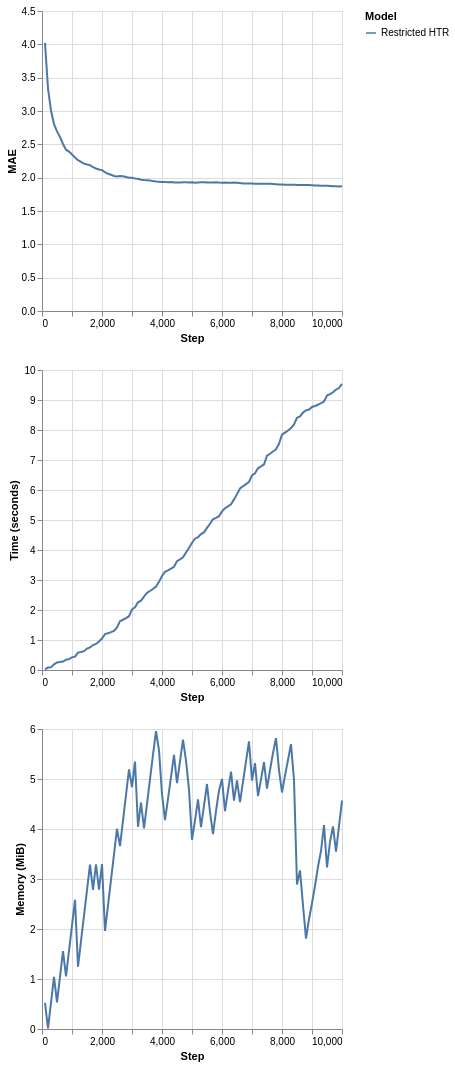

The code cell stored with this chart in its notebook:
### Markdown cell above
In our example we use the `EBSTSplitter`, which is going to discussed later. For now, is enough to know that it is a mechanism to evaluate split candidates in the trees.

As we can see, our tree uses almost 10 MiB to keep its structure. Let's say we wanted to limit our memory usage to 5 MiB. How could we do that?

Note that we are using a illustration case here. In real applications, data may be unbounded, so the trees might grow indefinitely.

HTs expose some parameters related to memory management. The user can refer to the documentation for more details on that matter. Here, we are going to focus on two parameters:

- `max_size`: determines the maximum amount of memory (in MiB) that the HT can use.
- `memory_estimate_period`: intervals after which the memory-management is triggered.

We are going to limit our HTR to 5 MiB and perform memory checks at intervals of 500 instances.

### Code cell
plot_performance(
    synth.Friedman(seed=42).take(10_000),
    metrics.MAE(),
    {
        "Restricted HTR": (
            preprocessing.StandardScaler()
            | tree.HoeffdingTreeRegressor(
                splitter=tree.splitter.EBSTSplitter(),
                max_size=5,
                memory_estimate_period=500
            )
        )
    }
)

### Figure 1 — Vega-Lite specification as saved in the notebook (floating-point values rounded to 4 significant figures)
{"config": {"view": {"continuousWidth": 300, "continuousHeight": 300}}, "vconcat": [{"mark": {"type": "line"}, "encoding": {"color": {"field": "Model", "type": "nominal"}, "x": {"field": "Step", "type": "quantitative"}, "y": {"field": "Metric", "title": "MAE", "type": "quantitative"}}}, {"mark": {"type": "line"}, "encoding": {"color": {"field": "Model", "type": "nominal"}, "x": {"field": "Step", "type": "quantitative"}, "y": {"field": "Time", "title": "Time (seconds)", "type": "quantitative"}}}, {"mark": {"type": "line"}, "encoding": {"color": {"field": "Model", "type": "nominal"}, "x": {"field": "Step", "type": "quantitative"}, "y": {"field": "Memory", "title": "Memory (MiB)", "type": "quantitative"}}}], "data": {"name": "data-7325f930ccecc55dcf5c26e1972983b7"}, "$schema": "https://vega.github.io/schema/vega-lite/v6.1.0.json", "datasets": {"data-7325f930ccecc55dcf5c26e1972983b7": [{"Step": 100, "Metric": 4.023, "Time": 0.02022, "Memory": 0.5233, "Model": "Restricted HTR"}, {"Step": 200, "Metric": 3.34, "Time": 0.08173, "Memory": 0.01348, "Model": "Restricted HTR"}, {"Step": 300, "Metric": 3.007, "Time": 0.08719, "Memory": 0.5291, "Model": "Restricted HTR"}, {"Step": 400, "Metric": 2.803, "Time": 0.1886, "Memory": 1.04, "Model": "Restricted HTR"}, {"Step": 500, "Metric": 2.695, "Time": 0.253, "Memory": 0.5344, "Model": "Restricted HTR"}, {"Step": 600, "Metric": 2.61, "Time": 0.2655, "Memory": 1.046, "Model": "Restricted HTR"}, {"Step": 700, "Metric": 2.506, "Time": 0.2836, "Memory": 1.557, "Model": "Restricted HTR"}, {"Step": 800, "Metric": 2.42, "Time": 0.3439, "Memory": 1.051, "Model": "Restricted HTR"}, {"Step": 900, "Metric": 2.391, "Time": 0.3611, "Memory": 1.562, "Model": "Restricted HTR"}, {"Step": 1000, "Metric": 2.346, "Time": 0.4206, "Memory": 2.073, "Model": "Restricted HTR"}, {"Step": 1100, "Metric": 2.303, "Time": 0.4485, "Memory": 2.584, "Model": "Restricted HTR"}, {"Step": 1200, "Metric": 2.262, "Time": 0.582, "Memory": 1.245, "Model": "Restricted HTR"}, {"Step": 1300, "Metric": 2.237, "Time": 0.6028, "Memory": 1.756, "Model": "Restricted HTR"}, {"Step": 1400, "Metric": 2.211, "Time": 0.6285, "Memory": 2.267, "Model": "Restricted HTR"}, {"Step": 1500, "Metric": 2.198, "Time": 0.7135, "Memory": 2.779, "Model": "Restricted HTR"}, {"Step": 1600, "Metric": 2.188, "Time": 0.7521, "Memory": 3.29, "Model": "Restricted HTR"}, {"Step": 1700, "Metric": 2.159, "Time": 0.8317, "Memory": 2.784, "Model": "Restricted HTR"}, {"Step": 1800, "Metric": 2.137, "Time": 0.8697, "Memory": 3.295, "Model": "Restricted HTR"}, {"Step": 1900, "Metric": 2.124, "Time": 0.9504, "Memory": 2.789, "Model": "Restricted HTR"}, {"Step": 2000, "Metric": 2.113, "Time": 1.048, "Memory": 3.3, "Model": "Restricted HTR"}, {"Step": 2100, "Metric": 2.083, "Time": 1.195, "Memory": 1.96, "Model": "Restricted HTR"}, {"Step": 2200, "Metric": 2.058, "Time": 1.225, "Memory": 2.471, "Model": "Restricted HTR"}, {"Step": 2300, "Metric": 2.043, "Time": 1.26, "Memory": 2.983, "Model": "Restricted HTR"}, {"Step": 2400, "Metric": 2.026, "Time": 1.301, "Memory": 3.494, "Model": "Restricted HTR"}, {"Step": 2500, "Metric": 2.018, "Time": 1.421, "Memory": 4.005, "Model": "Restricted HTR"}, {"Step": 2600, "Metric": 2.023, "Time": 1.628, "Memory": 3.658, "Model": "Restricted HTR"}, {"Step": 2700, "Metric": 2.02, "Time": 1.675, "Memory": 4.169, "Model": "Restricted HTR"}, {"Step": 2800, "Metric": 2.009, "Time": 1.733, "Memory": 4.68, "Model": "Restricted HTR"}, {"Step": 2900, "Metric": 1.999, "Time": 1.793, "Memory": 5.191, "Model": "Restricted HTR"}, {"Step": 3000, "Metric": 2.0, "Time": 2.022, "Memory": 4.838, "Model": "Restricted HTR"}, {"Step": 3100, "Metric": 1.987, "Time": 2.09, "Memory": 5.349, "Model": "Restricted HTR"}, {"Step": 3200, "Metric": 1.983, "Time": 2.256, "Memory": 4.045, "Model": "Restricted HTR"}, {"Step": 3300, "Metric": 1.969, "Time": 2.309, "Memory": 4.53, "Model": "Restricted HTR"}, {"Step": 3400, "Metric": 1.964, "Time": 2.443, "Memory": 4.013, "Model": "Restricted HTR"}, {"Step": 3500, "Metric": 1.96, "Time": 2.575, "Memory": 4.498, "Model": "Restricted HTR"}, {"Step": 3600, "Metric": 1.957, "Time": 2.633, "Memory": 4.999, "Model": "Restricted HTR"}, {"Step": 3700, "Metric": 1.948, "Time": 2.699, "Memory": 5.485, "Model": "Restricted HTR"}, {"Step": 3800, "Metric": 1.943, "Time": 2.781, "Memory": 5.955, "Model": "Restricted HTR"}, {"Step": 3900, "Metric": 1.94, "Time": 2.939, "Memory": 5.576, "Model": "Restricted HTR"}, {"Step": 4000, "Metric": 1.934, "Time": 3.134, "Memory": 4.698, "Model": "Restricted HTR"}, {"Step": 4100, "Metric": 1.934, "Time": 3.273, "Memory": 4.178, "Model": "Restricted HTR"}, {"Step": 4200, "Metric": 1.933, "Time": 3.324, "Memory": 4.603, "Model": "Restricted HTR"}, {"Step": 4300, "Metric": 1.934, "Time": 3.381, "Memory": 5.042, "Model": "Restricted HTR"}, {"Step": 4400, "Metric": 1.928, "Time": 3.442, "Memory": 5.482, "Model": "Restricted HTR"}, {"Step": 4500, "Metric": 1.926, "Time": 3.63, "Memory": 4.918, "Model": "Restricted HTR"}, {"Step": 4600, "Metric": 1.928, "Time": 3.691, "Memory": 5.352, "Model": "Restricted HTR"}, {"Step": 4700, "Metric": 1.93, "Time": 3.756, "Memory": 5.787, "Model": "Restricted HTR"}, {"Step": 4800, "Metric": 1.932, "Time": 3.918, "Memory": 5.37, "Model": "Restricted HTR"}, {"Step": 4900, "Metric": 1.928, "Time": 4.064, "Memory": 4.788, "Model": "Restricted HTR"}, {"Step": 5000, "Metric": 1.93, "Time": 4.242, "Memory": 3.784, "Model": "Restricted HTR"}, {"Step": 5100, "Metric": 1.925, "Time": 4.378, "Memory": 4.167, "Model": "Restricted HTR"}, {"Step": 5200, "Metric": 1.929, "Time": 4.43, "Memory": 4.591, "Model": "Restricted HTR"}, {"Step": 5300, "Metric": 1.931, "Time": 4.532, "Memory": 4.036, "Model": "Restricted HTR"}, {"Step": 5400, "Metric": 1.93, "Time": 4.587, "Memory": 4.466, "Model": "Restricted HTR"}, {"Step": 5500, "Metric": 1.926, "Time": 4.736, "Memory": 4.9, "Model": "Restricted HTR"}, {"Step": 5600, "Metric": 1.926, "Time": 4.874, "Memory": 4.338, "Model": "Restricted HTR"}, {"Step": 5700, "Metric": 1.929, "Time": 5.025, "Memory": 3.898, "Model": "Restricted HTR"}, {"Step": 5800, "Metric": 1.93, "Time": 5.073, "Memory": 4.358, "Model": "Restricted HTR"}, {"Step": 5900, "Metric": 1.927, "Time": 5.125, "Memory": 4.767, "Model": "Restricted HTR"}, {"Step": 6000, "Metric": 1.925, "Time": 5.285, "Memory": 5.0, "Model": "Restricted HTR"}, {"Step": 6100, "Metric": 1.927, "Time": 5.393, "Memory": 4.358, "Model": "Restricted HTR"}, {"Step": 6200, "Metric": 1.925, "Time": 5.456, "Memory": 4.763, "Model": "Restricted HTR"}, {"Step": 6300, "Metric": 1.925, "Time": 5.526, "Memory": 5.147, "Model": "Restricted HTR"}, {"Step": 6400, "Metric": 1.926, "Time": 5.687, "Memory": 4.569, "Model": "Restricted HTR"}, {"Step": 6500, "Metric": 1.923, "Time": 5.862, "Memory": 4.972, "Model": "Restricted HTR"}, {"Step": 6600, "Metric": 1.921, "Time": 6.051, "Memory": 4.535, "Model": "Restricted HTR"}, {"Step": 6700, "Metric": 1.914, "Time": 6.124, "Memory": 4.944, "Model": "Restricted HTR"}, {"Step": 6800, "Metric": 1.911, "Time": 6.196, "Memory": 5.353, "Model": "Restricted HTR"}, {"Step": 6900, "Metric": 1.912, "Time": 6.269, "Memory": 5.752, "Model": "Restricted HTR"}, {"Step": 7000, "Metric": 1.911, "Time": 6.484, "Memory": 4.966, "Model": "Restricted HTR"}, {"Step": 7100, "Metric": 1.91, "Time": 6.556, "Memory": 5.319, "Model": "Restricted HTR"}, {"Step": 7200, "Metric": 1.91, "Time": 6.723, "Memory": 4.661, "Model": "Restricted HTR"}, {"Step": 7300, "Metric": 1.908, "Time": 6.786, "Memory": 4.993, "Model": "Restricted HTR"}, {"Step": 7400, "Metric": 1.908, "Time": 6.856, "Memory": 5.336, "Model": "Restricted HTR"}, {"Step": 7500, "Metric": 1.91, "Time": 7.143, "Memory": 4.809, "Model": "Restricted HTR"}, {"Step": 7600, "Metric": 1.908, "Time": 7.209, "Memory": 5.177, "Model": "Restricted HTR"}, {"Step": 7700, "Metric": 1.905, "Time": 7.282, "Memory": 5.519, "Model": "Restricted HTR"}, {"Step": 7800, "Metric": 1.902, "Time": 7.359, "Memory": 5.816, "Model": "Restricted HTR"}, {"Step": 7900, "Metric": 1.899, "Time": 7.539, "Memory": 5.177, "Model": "Restricted HTR"}, {"Step": 8000, "Metric": 1.898, "Time": 7.843, "Memory": 4.731, "Model": "Restricted HTR"}, {"Step": 8100, "Metric": 1.894, "Time": 7.912, "Memory": 5.068, "Model": "Restricted HTR"}, {"Step": 8200, "Metric": 1.893, "Time": 7.984, "Memory": 5.38, "Model": "Restricted HTR"}, {"Step": 8300, "Metric": 1.894, "Time": 8.062, "Memory": 5.697, "Model": "Restricted HTR"}, {"Step": 8400, "Metric": 1.893, "Time": 8.186, "Memory": 4.984, "Model": "Restricted HTR"}, {"Step": 8500, "Metric": 1.891, "Time": 8.408, "Memory": 2.889, "Model": "Restricted HTR"}, {"Step": 8600, "Metric": 1.891, "Time": 8.451, "Memory": 3.172, "Model": "Restricted HTR"}, {"Step": 8700, "Metric": 1.891, "Time": 8.58, "Memory": 2.471, "Model": "Restricted HTR"}, {"Step": 8800, "Metric": 1.89, "Time": 8.656, "Memory": 1.806, "Model": "Restricted HTR"}, {"Step": 8900, "Metric": 1.889, "Time": 8.684, "Memory": 2.196, "Model": "Restricted HTR"}, {"Step": 9000, "Metric": 1.887, "Time": 8.767, "Memory": 2.514, "Model": "Restricted HTR"}, {"Step": 9100, "Metric": 1.882, "Time": 8.801, "Memory": 2.862, "Model": "Restricted HTR"}, {"Step": 9200, "Metric": 1.882, "Time": 8.84, "Memory": 3.245, "Model": "Restricted HTR"}, {"Step": 9300, "Metric": 1.88, "Time": 8.893, "Memory": 3.564, "Model": "Restricted HTR"}, {"Step": 9400, "Metric": 1.878, "Time": 8.95, "Memory": 4.078, "Model": "Restricted HTR"}, {"Step": 9500, "Metric": 1.878, "Time": 9.15, "Memory": 3.23, "Model": "Restricted HTR"}, {"Step": 9600, "Metric": 1.876, "Time": 9.196, "Memory": 3.741, "Model": "Restricted HTR"}, {"Step": 9700, "Metric": 1.873, "Time": 9.257, "Memory": 4.053, "Model": "Restricted HTR"}, {"Step": 9800, "Metric": 1.871, "Time": 9.351, "Memory": 3.545, "Model": "Restricted HTR"}, {"Step": 9900, "Metric": 1.868, "Time": 9.398, "Memory": 4.058, "Model": "Restricted HTR"}, {"Step": 10000, "Metric": 1.87, "Time": 9.536, "Memory": 4.569, "Model": "Restricted HTR"}]}}
